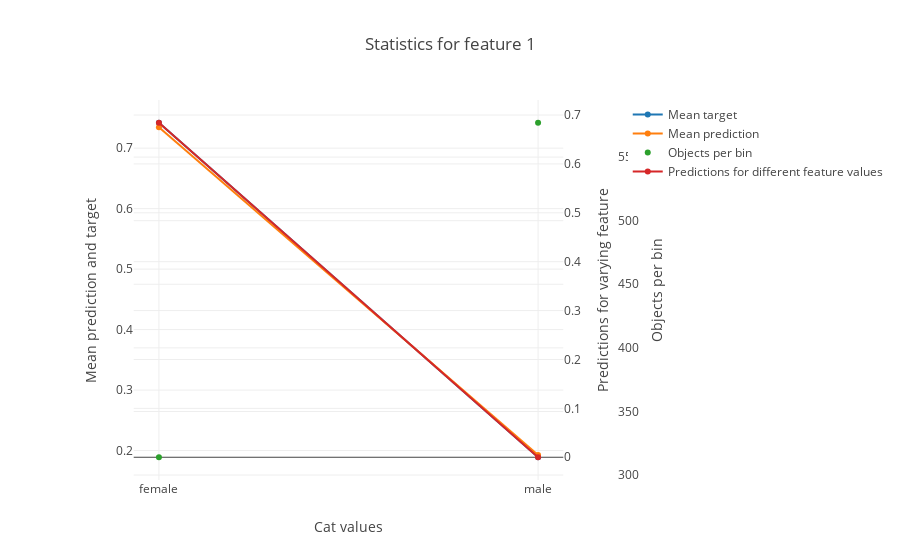

The notebook cell this image was saved under:
### Code cell
feature = 'Sex'
res = model.get_binarized_statistics(titanic_train, titanic_train_target, feature, 
                                     cat_feature_values=['male', 'female'], plot=True)

### Figure 1 — Plotly figure (JSON) as saved in the notebook; plotly's stock layout.template omitted (floating-point values rounded to 4 significant figures)
{"data": [{"mode": "lines+markers", "name": "Mean target", "type": "scatter", "uid": "ed45ed1a-f343-4e4d-8ffb-8c71a7991964", "x": ["female", "male"], "xaxis": "x", "y": [0.742, 0.1889], "yaxis": "y"}, {"mode": "lines+markers", "name": "Mean prediction", "type": "scatter", "uid": "8c3e2d20-ec69-4949-83a6-b4311427d4bd", "x": ["female", "male"], "xaxis": "x", "y": [0.7345, 0.1928], "yaxis": "y"}, {"mode": "markers", "name": "Objects per bin", "type": "scatter", "uid": "7dd7b8e9-acc1-4153-9fde-8ae26ca98ad2", "x": ["female", "male"], "xaxis": "x", "y": [314, 577], "yaxis": "y2"}, {"mode": "lines+markers", "name": "Predictions for different feature values", "type": "scatter", "uid": "ff745888-ed50-4520-bc35-6193c46e4cde", "x": ["female", "male"], "xaxis": "x", "y": [0.6843, 0], "yaxis": "y3"}], "layout": {"title": {"text": "Statistics for feature 1"}, "xaxis": {"domain": [0.1, 0.9], "title": {"text": "Cat values"}}, "yaxis": {"side": "left", "title": {"text": "Mean prediction and target"}}, "yaxis2": {"overlaying": "y", "position": 1, "side": "right", "title": {"text": "Objects per bin"}}, "yaxis3": {"anchor": "x", "overlaying": "y", "position": 1, "side": "right", "title": {"text": "Predictions for varying feature"}}}}
